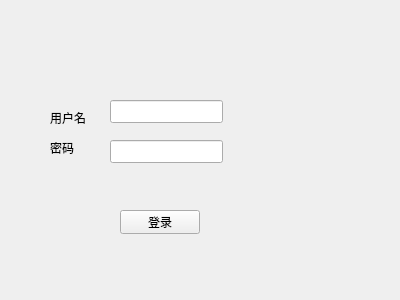
<?xml version="1.0" encoding="UTF-8"?>
<ui version="4.0">
 <class>LoginWindow</class>
 <widget class="QWidget" name="LoginWindow">
  <property name="geometry">
   <rect>
    <x>0</x>
    <y>0</y>
    <width>400</width>
    <height>300</height>
   </rect>
  </property>
  <property name="windowTitle">
   <string>Form</string>
  </property>
  <widget class="QLabel" name="label">
   <property name="geometry">
    <rect>
     <x>50</x>
     <y>110</y>
     <width>54</width>
     <height>16</height>
    </rect>
   </property>
   <property name="text">
    <string>用户名</string>
   </property>
  </widget>
  <widget class="QLineEdit" name="lineEdit_username">
   <property name="geometry">
    <rect>
     <x>110</x>
     <y>100</y>
     <width>113</width>
     <height>23</height>
    </rect>
   </property>
  </widget>
  <widget class="QLabel" name="label_2">
   <property name="geometry">
    <rect>
     <x>50</x>
     <y>140</y>
     <width>54</width>
     <height>16</height>
    </rect>
   </property>
   <property name="text">
    <string>密码</string>
   </property>
  </widget>
  <widget class="QLineEdit" name="lineEdit_password">
   <property name="geometry">
    <rect>
     <x>110</x>
     <y>140</y>
     <width>113</width>
     <height>23</height>
    </rect>
   </property>
  </widget>
  <widget class="QPushButton" name="pushButton_ok">
   <property name="geometry">
    <rect>
     <x>120</x>
     <y>210</y>
     <width>80</width>
     <height>24</height>
    </rect>
   </property>
   <property name="text">
    <string>登录</string>
   </property>
  </widget>
 </widget>
 <resources/>
 <connections>
  <connection>
   <sender>pushButton_ok</sender>
   <signal>clicked()</signal>
   <receiver>LoginWindow</receiver>
   <slot>close()</slot>
   <hints>
    <hint type="sourcelabel">
     <x>159</x>
     <y>221</y>
    </hint>
    <hint type="destinationlabel">
     <x>199</x>
     <y>149</y>
    </hint>
   </hints>
  </connection>
 </connections>
</ui>
